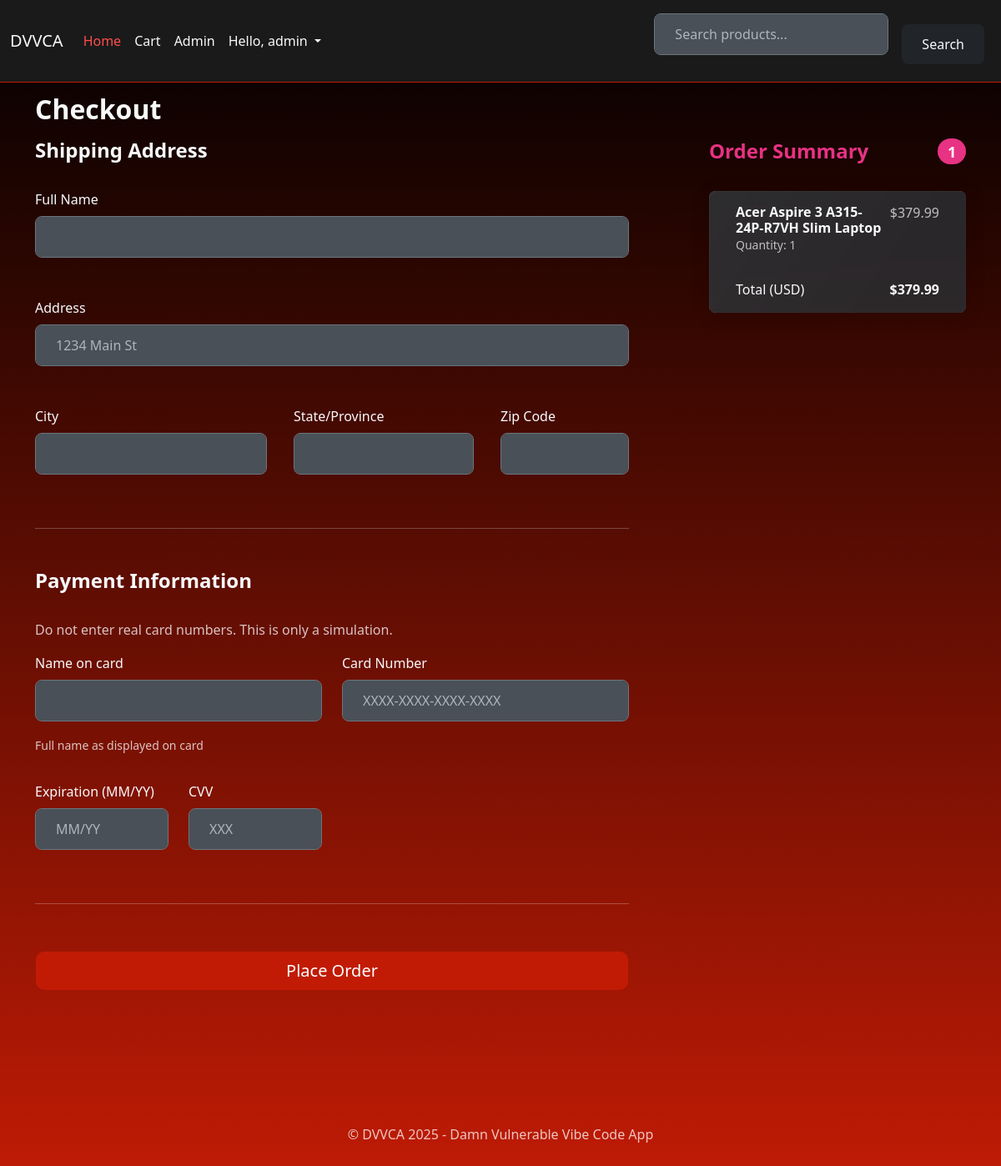
/checkout (signed in), run on the app's committed database.
### src/models/user.py (models this page shows, shortened)
class User(db.Model, UserMixin):
    id = db.Column(db.Integer, primary_key=True)
    username = db.Column(db.String(80), unique=True, nullable=False)
    email = db.Column(db.String(120), unique=True, nullable=False)
    password_hash = db.Column(db.String(256), nullable=False)
    role = db.Column(db.String(10), nullable=False, default="user")
    full_name = db.Column(db.String(100), nullable=True)
    bio = db.Column(db.Text, nullable=True)
    profile_picture = db.Column(db.String(255), nullable=True)
    created_at = db.Column(db.DateTime, default=datetime.datetime.utcnow)
    reviews = relationship("Review", back_populates="user", cascade="all, delete-orphan")
    cart_items = relationship("CartItem", back_populates="user", cascade="all, delete-orphan")
    orders = relationship("Order", back_populates="user", cascade="all, delete-orphan")
    browsing_history = relationship("BrowsingHistory", back_populates="user", cascade="all, delete-orphan")
    favorites = relationship("Favorite", back_populates="user", cascade="all, delete-orphan")

### src/models/cart_item.py (models this page shows, shortened)
class CartItem(db.Model):
    id = db.Column(db.Integer, primary_key=True)
    user_id = db.Column(db.Integer, db.ForeignKey("user.id"), nullable=False)
    product_id = db.Column(db.Integer, db.ForeignKey("product.id"), nullable=False)
    quantity = db.Column(db.Integer, nullable=False, default=1)
    user = relationship("User", back_populates="cart_items")
    product = relationship("Product", back_populates="cart_items")
    @property
    def subtotal(self):
        return self.quantity * self.product.price

### src/models/product.py (models this page shows, shortened)
class Product(db.Model):
    id = db.Column(db.Integer, primary_key=True)
    name = db.Column(db.String(100), nullable=False)
    description = db.Column(db.Text, nullable=True)
    price = db.Column(db.Float, nullable=False)
    category_id = db.Column(db.Integer, db.ForeignKey("category.id"), nullable=False)
    image_url = db.Column(db.String(255), nullable=True)
    specifications = db.Column(db.Text, nullable=True)
    category = relationship("Category", back_populates="products")
    reviews = relationship("Review", back_populates="product", cascade="all, delete-orphan")
    cart_items = relationship("CartItem", back_populates="product", cascade="all, delete-orphan")
    order_items = relationship("OrderItem", back_populates="product")
    viewed_by_users = relationship("BrowsingHistory", back_populates="product", cascade="all, delete-orphan")
    favorited_by_users = relationship("Favorite", back_populates="product", cascade="all, delete-orphan")

### src/routes/shop.py (the view, shortened to what this page needs)
@shop_bp.route("/checkout", methods=["GET", "POST"])
@login_required
def checkout():
    cart_items = CartItem.query.filter_by(user_id=current_user.id).join(Product).options(db.joinedload(CartItem.product)).all()
    if not cart_items:
        flash("Your cart is empty.", "warning")
        return redirect(url_for("shop.index"))
    total_price = sum(item.quantity * item.product.price for item in cart_items)
    return render_template("checkout.html", cart_items=cart_items, total_price=total_price)

### src/main.py (called while the page is built)
@login_manager.user_loader
def load_user(user_id):
    return User.query.get(int(user_id))

@app.before_request
def make_session_permanent():
    session.permanent = True

@app.context_processor
def inject_current_year():
    return {'current_year': datetime.datetime.now().year}

### src/templates/shop/checkout.html (shortened to what this page needs)
{% extends "base.html" %}
{% block content %}
<h2>Checkout</h2>
<div class="row g-5">
    <div class="col-md-7 col-lg-8">
        <h4 class="mb-3">Shipping Address</h4>
        <form method="POST" action="{{ url_for("shop.checkout") }}" class="needs-validation" novalidate>
            <div class="row g-3">
                <div class="col-12">
                    <label for="full_name" class="form-label">Full Name</label>
                    <input type="text" class="form-control" id="full_name" name="full_name" required>
                </div>
                <div class="col-12">
                    <label for="address" class="form-label">Address</label>
                    <input type="text" class="form-control" id="address" name="address" placeholder="1234 Main St" required>
                </div>
                <div class="col-md-5">
                    <label for="city" class="form-label">City</label>
                    <input type="text" class="form-control" id="city" name="city" required>
                </div>
                <div class="col-md-4">
                    <label for="state" class="form-label">State/Province</label>
                    <input type="text" class="form-control" id="state" name="state" required>
                </div>
                <div class="col-md-3">
                    <label for="zip_code" class="form-label">Zip Code</label>
                    <input type="text" class="form-control" id="zip_code" name="zip_code" required>
                </div>
            </div>
            <hr class="my-4">
            <h4 class="mb-3">Payment Information</h4>
            <p class="text-muted">Do not enter real card numbers. This is only a simulation.</p>
            <div class="row gy-3">
                <div class="col-md-6">
                    <label for="card_name" class="form-label">Name on card</label>
                    <input type="text" class="form-control" id="card_name" name="card_name" placeholder="">
                    <small class="text-muted">Full name as displayed on card</small>
                </div>
                <div class="col-md-6">
                    <label for="card_number" class="form-label">Card Number</label>
                    <input type="text" class="form-control" id="card_number" name="card_number" placeholder="XXXX-XXXX-XXXX-XXXX">
                </div>
                <div class="col-md-3">
                    <label for="expiry_date" class="form-label">Expiration (MM/YY)</label>
                    <input type="text" class="form-control" id="expiry_date" name="expiry_date" placeholder="MM/YY">
                </div>
                <div class="col-md-3">
                    <label for="cvv" class="form-label">CVV</label>
                    <input type="text" class="form-control" id="cvv" name="cvv" placeholder="XXX">
                </div>
            </div>
            <hr class="my-4">
            <button class="w-100 btn btn-primary btn-lg" type="submit">Place Order</button>
        </form>
    </div>
    <div class="col-md-5 col-lg-4 order-md-last">
        <h4 class="d-flex justify-content-between align-items-center mb-3">
            <span class="text-primary">Order Summary</span>
            <span class="badge bg-primary rounded-pill">{{ cart_items|length }}</span>
        </h4>
        <ul class="list-group mb-3">
            {% for item in cart_items %}
            <li class="list-group-item d-flex justify-content-between lh-sm">
                <div>
                    <h6 class="my-0">{{ item.product.name | safe }}</h6>
                    <small class="text-muted">Quantity: {{ item.quantity }}</small>
                </div>
                <span class="text-muted">${{ "%.2f"|format(item.subtotal) }}</span>
            </li>
            {% endfor %}
            <li class="list-group-item d-flex justify-content-between">
                <span>Total (USD)</span>
                <strong>${{ "%.2f"|format(total_price) }}</strong>
            </li>
        </ul>
    </div>
</div>
{% endblock %}

### src/templates/base.html (shortened to what this page needs)
<!doctype html>
<html lang="en">
<head>
    <link rel="stylesheet" href="https://cdn.jsdelivr.net/npm/bootswatch@5.3.2/dist/quartz/bootstrap.min.css">
</head>
<body>
    <nav class="navbar navbar-expand-md navbar-dark fixed-top">
        <div class="container-fluid">
            <a class="navbar-brand" href="{{ url_for("shop.index") }}">DVVCA</a>
            <div class="collapse navbar-collapse" id="navbarsExampleDefault">
                <ul class="navbar-nav me-auto mb-2 mb-md-0">
                    <li class="nav-item">
                        <a class="nav-link active" aria-current="page" href="{{ url_for("shop.index") }}">Home</a>
                    </li>
                    <li class="nav-item">
                        <a class="nav-link" href="{{ url_for("shop.view_cart") }}">Cart</a>
                    </li>
                    {% if current_user.is_authenticated %}
                        {% if current_user.role == 'admin' %}
                        <li class="nav-item">
                            <a class="nav-link" href="{{ url_for("admin.dashboard") }}">Admin</a>
                        </li>
                        {% endif %}
                        <li class="nav-item dropdown">
                            <a class="nav-link dropdown-toggle" href="#" id="navbarDropdown" role="button" data-bs-toggle="dropdown" aria-expanded="false">
                                Hello, {{ current_user.username }}
                            </a>
                        </li>
                    {% endif %}
                </ul>
                <form class="d-flex align-items-center" action="{{ url_for("shop.search_products") }}" method="GET">
                    <input class="form-control me-2" type="search" placeholder="Search products..." aria-label="Search" name="q">
                    <button class="btn btn-secondary" type="submit">Search</button>
                </form>
            </div>
        </div>
    </nav>
    <main class="container">
        {% block content %}
        {% endblock %}
    </main>
    <footer class="container mt-5 text-center text-muted">
        <p>&copy; DVVCA {{ current_year }} - Damn Vulnerable Vibe Code App</p>
    </footer>
</body>
</html>

### src/templates/base.html (style rules this page uses)
body { padding-top: 5rem; background: linear-gradient(to bottom, #000000, #c11b05); background-attachment: fixed; color: #f8f9fa; min-height: 100vh; }
.navbar { background-color: #1a1a1a !important; border-bottom: 1px solid #c11b05; }
.navbar-brand, .nav-link, .dropdown-item { color: #f8f9fa !important; }
.nav-link.active { color: #ff4d4d !important; }
.container { padding-top: 2rem; padding-bottom: 2rem; }
.list-group-item { background-color: rgba(33, 37, 41, 0.8); border-color: #495057; color: #f8f9fa; }
.form-label { margin-bottom: 0.5rem; }
.form-control, .form-select { margin-bottom: 1rem; background-color: #495057; color: #f8f9fa; border-color: #6c757d; }
.form-control::placeholder { color: #adb5bd; }
.btn { margin-top: 0.5rem; margin-right: 0.5rem; transition: background-color 0.15s ease-in-out, border-color 0.15s ease-in-out, color 0.15s ease-in-out, box-shadow 0.15s ease-in-out; }
.btn-primary { background-color: #c11b05; border-color: #a01604; color: #ffffff; }
.btn-secondary { background-color: #212529; border-color: #343a40; color: #f8f9fa; }
a { color: #ff4d4d; text-decoration: none; }

### data on the page
User: username "admin"
CartItem: product.name "Acer Aspire 3 A315-24P-R7VH Slim Laptop", quantity "1", subtotal "379.99"

### other printed values
{{ cart_items|length }} "1"
{{ "%.2f"|format(total_price) }} "379.99"
